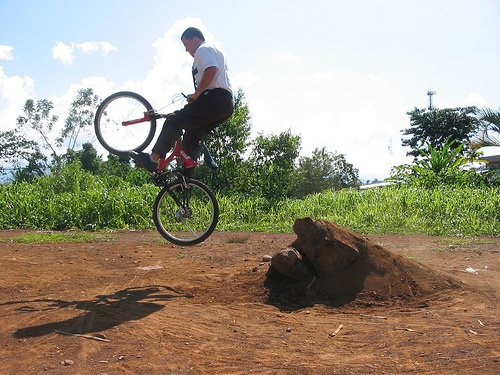
#> input picture Qinyuan/darkflow/test/training/images/1.jpg, 500 x 375 px, found by its file name; its folder holds only this picture in this run
$ jupyter execute crop_both-360-Combo.ipynb
#> lines starting #> are read from the running program, lines starting #| are printed output that depends on the picture
[cell 1]
#Formal crop-newRight (0-360,0-360)

import cv2
import numpy as np
import pandas as pd
import re
import os
import os.path
import datetime
import csv
import time
import pprint

def generate_image_names(dir_path):
#> called with dir_path = '/home/liaw/Downloads/training/'
    image_names = []
    for root, dirs, files in os.walk(dir_path):
        files.sort()

        for file in files:
            # if file.startswith('2015-12-19_170'): # ensure we only grab CSV files
            if file.endswith('.jpg'): # ensure we only grab CSV files

                image_names.append(file)

    return image_names

start_time = time.time()

newRight = 360

#image_path = "/home/gene/test/BitTigerCapstone/Qinyuan/darkflow/sub_training/"
#out_path = "/home/gene/test/BitTigerCapstone/Qinyuan/darkflow/sub_training/crop-newRight/"
#Change here
image_path = "/home/liaw/Downloads/training/"
#out_path = "/home/liaw/capstone/BitTigerCapstone/Qinyuan/darkflow/newCombo/"
#(..)
out_path = "/home/liaw/capstone/BitTigerCapstone/Qinyuan/darkflow/newCrop/"

images = generate_image_names(image_path)
count = 1
for image in images:

    print (str(count)+'-'+image_path+image)
    count = count + 1

    #    img = cv2.imread("/home/gene/test/BitTigerCapstone/Qinyuan/darkflow/sub_training/test.jpg")

    img = cv2.imread(image_path+image)
#> img is the input picture: shape (375, 500, 3); mean B, G, R 132.3, 149.7, 157.9

    #crop_img = img[y:y+h, x:x+w]
    #cv2.imshow("original",img)
#(..)
    crop_img = img[0:360, 0:newRight]  #(0,0),(360,640) lefttop(y,x) #rightBottom (y+h,x+w)
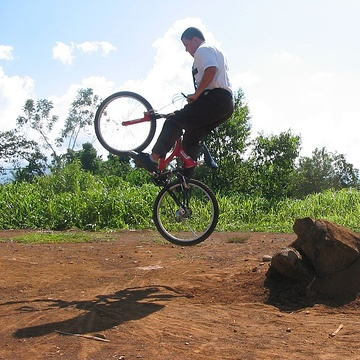
#> crop_img: shape (360, 360, 3); mean B, G, R 131.8, 147.2, 153.9
#(..)
    cv2.imwrite(out_path+"newRight-"+image, crop_img)

end_time = time.time() - start_time
print('[DONE] Elasped Time: {}'.format(end_time))

[cell 2]
#Formal crop-newLeft (160-640,0-480)

import cv2
import numpy as np
import pandas as pd
import re
import os
import os.path
import datetime
import csv
import time
import pprint

def generate_image_names(dir_path):
#> called with dir_path = '/home/liaw/Downloads/training/'
    image_names = []
    for root, dirs, files in os.walk(dir_path):
        files.sort()

        for file in files:
            if file.endswith('.jpg'): # ensure we only grab CSV files

                image_names.append(file)

    return image_names

start_time = time.time()

newLeft = 280 #(280)+360 = 640

#image_path = "/home/gene/test/BitTigerCapstone/Qinyuan/darkflow/sub_training/"
#out_path = "/home/gene/test/BitTigerCapstone/Qinyuan/darkflow/sub_training/crop-newRight/"
#change here
image_path = "/home/liaw/Downloads/training/"
#out_path = "/home/liaw/capstone/BitTigerCapstone/Qinyuan/darkflow/newCombo/"
#(..)
out_path = "/home/liaw/capstone/BitTigerCapstone/Qinyuan/darkflow/newCrop/"

images = generate_image_names(image_path)
count = 1
for image in images:

    print (str(count)+'-'+image_path+image)
    count = count + 1

    #    img = cv2.imread("/home/gene/test/BitTigerCapstone/Qinyuan/darkflow/sub_training/test.jpg")

    img = cv2.imread(image_path+image)

    #crop_img = img[y:y+h, x:x+w]
    #cv2.imshow("original",img)
#    crop_img = img[0:480, 0:480]  #(0,0),(480,640) lefttop(y,x) #rightBottom (y+h,x+w)
#(..)
    crop_img = img[0:360, 280:640]  #(0,0) lefttop(y,x) #rightBottom (y+h,x+w)
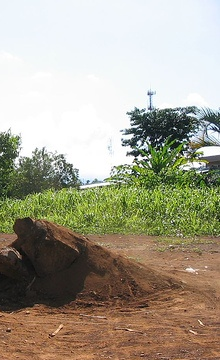
#> crop_img: shape (360, 220, 3); mean B, G, R 142.3, 160.6, 166.4
#(..)
    cv2.imwrite(out_path+"newLeft-"+image, crop_img)

end_time = time.time() - start_time
print('[DONE] Elasped Time: {}'.format(end_time))
